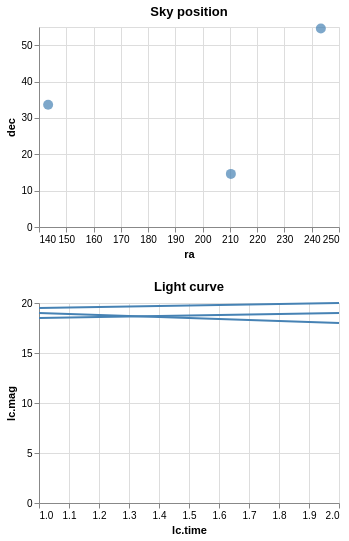

Vega-Lite specification for this chart:
### Vega specification from a JSON file in a GitHub repository (floating-point values rounded to 4 significant figures)
{"$schema": "https://vega.github.io/schema/vega/v5.json", "description": "Show a line chart corresponding to selected points.", "background": "white", "padding": 5, "width": 300, "data": [{"name": "pts_store"}, {"name": "source_0", "values": [{"id": "001", "ra": 243.3, "dec": "+54.6", "lc": [{"time": 1, "mag": 18.5}, {"time": 2, "mag": 19}]}, {"id": "002", "ra": 210.3, "dec": "+14.6", "lc": [{"time": 1, "mag": 19.5}, {"time": 2, "mag": 20}]}, {"id": "003", "ra": 143.3, "dec": "+33.6", "lc": [{"time": 1, "mag": 19}, {"time": 2, "mag": 18}]}]}, {"name": "data_0", "source": "source_0", "transform": [{"type": "flatten", "fields": ["lc"], "as": ["lc"]}, {"type": "formula", "expr": "datum[\"lc\"] && datum[\"lc\"][\"time\"]", "as": "lc.time"}, {"type": "formula", "expr": "datum[\"lc\"] && datum[\"lc\"][\"mag\"]", "as": "lc.mag"}]}, {"name": "data_1", "source": "data_0", "transform": [{"type": "aggregate", "groupby": ["ra", "dec", "id"], "ops": [], "fields": [], "as": []}, {"type": "filter", "expr": "isValid(datum[\"ra\"]) && isFinite(+datum[\"ra\"]) && isValid(datum[\"dec\"]) && isFinite(+datum[\"dec\"])"}]}, {"name": "data_2", "source": "data_0", "transform": [{"type": "filter", "expr": "!length(data(\"pts_store\")) || vlSelectionTest(\"pts_store\", datum)"}]}], "signals": [{"name": "childHeight", "value": 200}, {"name": "unit", "value": {}, "on": [{"events": "mousemove", "update": "isTuple(group()) ? group() : unit"}]}, {"name": "pts", "update": "vlSelectionResolve(\"pts_store\", \"union\", true, true)"}], "layout": {"padding": 20, "columns": 1, "bounds": "full", "align": "each"}, "marks": [{"type": "group", "name": "concat_0_group", "title": {"text": "Sky position", "frame": "group"}, "style": "cell", "encode": {"update": {"width": {"signal": "width"}, "height": {"signal": "childHeight"}}}, "signals": [{"name": "pts_tuple", "on": [{"events": [{"source": "scope", "type": "click"}], "update": "datum && item().mark.marktype !== 'group' && indexof(item().mark.role, 'legend') < 0 ? {unit: \"concat_0\", fields: pts_tuple_fields, values: [(item().isVoronoi ? datum.datum : datum)[\"id\"]]} : null", "force": true}, {"events": [{"source": "view", "type": "dblclick"}], "update": "null"}]}, {"name": "pts_tuple_fields", "value": [{"type": "E", "field": "id"}]}, {"name": "pts_toggle", "value": false, "on": [{"events": [{"source": "scope", "type": "click"}], "update": "event.shiftKey"}, {"events": [{"source": "view", "type": "dblclick"}], "update": "false"}]}, {"name": "pts_modify", "on": [{"events": {"signal": "pts_tuple"}, "update": "modify(\"pts_store\", pts_toggle ? null : pts_tuple, pts_toggle ? null : true, pts_toggle ? pts_tuple : null)"}]}], "marks": [{"name": "concat_0_marks", "type": "symbol", "style": ["circle"], "interactive": true, "from": {"data": "data_1"}, "encode": {"update": {"opacity": {"value": 0.7}, "fill": [{"test": "!length(data(\"pts_store\")) || vlSelectionTest(\"pts_store\", datum)", "value": "steelblue"}, {"value": "grey"}], "ariaRoleDescription": {"value": "circle"}, "description": {"signal": "\"ra: \" + (format(datum[\"ra\"], \"\")) + \"; dec: \" + (format(datum[\"dec\"], \"\"))"}, "x": {"scale": "concat_0_x", "field": "ra"}, "y": {"scale": "concat_0_y", "field": "dec"}, "size": {"value": 100}, "shape": {"value": "circle"}}}}], "axes": [{"scale": "concat_0_x", "orient": "bottom", "gridScale": "concat_0_y", "grid": true, "tickCount": {"signal": "ceil(width/40)"}, "domain": false, "labels": false, "aria": false, "maxExtent": 0, "minExtent": 0, "ticks": false, "zindex": 0}, {"scale": "concat_0_y", "orient": "left", "gridScale": "concat_0_x", "grid": true, "tickCount": {"signal": "ceil(childHeight/40)"}, "domain": false, "labels": false, "aria": false, "maxExtent": 0, "minExtent": 0, "ticks": false, "zindex": 0}, {"scale": "concat_0_x", "orient": "bottom", "grid": false, "title": "ra", "labelFlush": true, "labelOverlap": true, "tickCount": {"signal": "ceil(width/40)"}, "zindex": 0}, {"scale": "concat_0_y", "orient": "left", "grid": false, "title": "dec", "labelOverlap": true, "tickCount": {"signal": "ceil(childHeight/40)"}, "zindex": 0}]}, {"type": "group", "name": "concat_1_group", "title": {"text": "Light curve", "frame": "group"}, "style": "cell", "encode": {"update": {"width": {"signal": "width"}, "height": {"signal": "childHeight"}}}, "marks": [{"name": "concat_1_pathgroup", "type": "group", "from": {"facet": {"name": "faceted_path_concat_1_main", "data": "data_2", "groupby": ["id"]}}, "encode": {"update": {"width": {"field": {"group": "width"}}, "height": {"field": {"group": "height"}}}}, "marks": [{"name": "concat_1_marks", "type": "line", "style": ["line"], "sort": {"field": "datum[\"lc.time\"]"}, "interactive": false, "from": {"data": "faceted_path_concat_1_main"}, "encode": {"update": {"stroke": {"value": "steelblue"}, "description": {"signal": "\"lc.time: \" + (format(datum[\"lc.time\"], \"\")) + \"; lc.mag: \" + (format(datum[\"lc.mag\"], \"\")) + \"; id: \" + (isValid(datum[\"id\"]) ? datum[\"id\"] : \"\"+datum[\"id\"])"}, "x": {"scale": "concat_1_x", "field": "lc\\.time"}, "y": {"scale": "concat_1_y", "field": "lc\\.mag"}, "defined": {"signal": "isValid(datum[\"lc.time\"]) && isFinite(+datum[\"lc.time\"]) && isValid(datum[\"lc.mag\"]) && isFinite(+datum[\"lc.mag\"])"}}}}]}], "axes": [{"scale": "concat_1_x", "orient": "bottom", "gridScale": "concat_1_y", "grid": true, "tickCount": {"signal": "ceil(width/40)"}, "domain": false, "labels": false, "aria": false, "maxExtent": 0, "minExtent": 0, "ticks": false, "zindex": 0}, {"scale": "concat_1_y", "orient": "left", "gridScale": "concat_1_x", "grid": true, "tickCount": {"signal": "ceil(childHeight/40)"}, "domain": false, "labels": false, "aria": false, "maxExtent": 0, "minExtent": 0, "ticks": false, "zindex": 0}, {"scale": "concat_1_x", "orient": "bottom", "grid": false, "title": "lc.time", "labelFlush": true, "labelOverlap": true, "tickCount": {"signal": "ceil(width/40)"}, "zindex": 0}, {"scale": "concat_1_y", "orient": "left", "grid": false, "title": "lc.mag", "labelOverlap": true, "tickCount": {"signal": "ceil(childHeight/40)"}, "zindex": 0}]}], "scales": [{"name": "concat_0_x", "type": "linear", "domain": {"data": "data_1", "field": "ra"}, "range": [0, {"signal": "width"}], "zero": false, "nice": true}, {"name": "concat_0_y", "type": "linear", "domain": {"data": "data_1", "field": "dec"}, "range": [{"signal": "childHeight"}, 0], "nice": true, "zero": true}, {"name": "concat_1_x", "type": "linear", "domain": {"data": "data_2", "field": "lc\\.time"}, "range": [0, {"signal": "width"}], "zero": false, "nice": true}, {"name": "concat_1_y", "type": "linear", "domain": {"data": "data_2", "field": "lc\\.mag"}, "range": [{"signal": "childHeight"}, 0], "nice": true, "zero": true}]}
